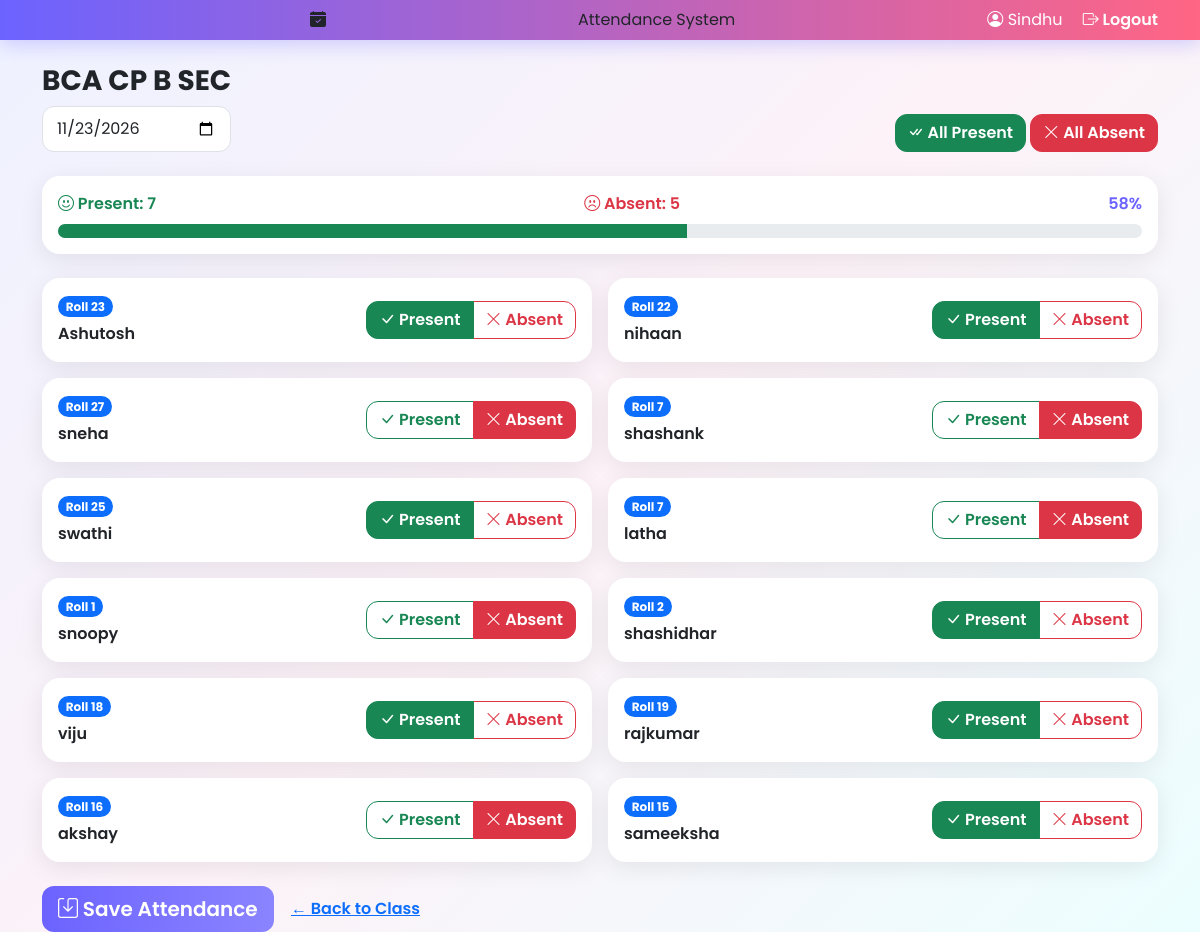
The app's page /class/1/attendance (signed in) with its own data.
### models/models.py (models this page shows)
class User(db.Model, UserMixin):
    id = db.Column(db.Integer, primary_key=True)
    name = db.Column(db.String(100), nullable=False)
    email = db.Column(db.String(100), unique=True, nullable=False)
    password_hash = db.Column(db.String(200), nullable=False)
    role = db.Column(db.String(20), nullable=False)  # 'teacher' or 'student'

class StudentClass(db.Model):
    id = db.Column(db.Integer, primary_key=True)
    class_name = db.Column(db.String(100), nullable=False)
    teacher_id = db.Column(db.Integer, db.ForeignKey('user.id'), nullable=False)

class Student(db.Model):
    id = db.Column(db.Integer, primary_key=True)
    user_id = db.Column(db.Integer, db.ForeignKey('user.id'), nullable=False)
    roll_number = db.Column(db.String(20), nullable=False)
    class_id = db.Column(db.Integer, db.ForeignKey('student_class.id'), nullable=False)
    student_user = db.relationship('User')

### routes/teacher_routes.py (the view, shortened to what this page needs)
@teacher.route('/class/<int:class_id>/attendance', methods=['GET', 'POST'])
@login_required
def mark_attendance(class_id):
    if current_user.role != 'teacher':
        return "Access denied. Teachers only.", 403
    class_obj = StudentClass.query.get_or_404(class_id)
    if class_obj.teacher_id != current_user.id:
        return "Access denied. Not your class.", 403
    selected_date_str = request.args.get('date') or request.form.get('date')
    if selected_date_str:
        selected_date = datetime.strptime(selected_date_str, '%Y-%m-%d').date()
    else:
        selected_date = date.today()
    students = Student.query.filter_by(class_id=class_id).all()
    existing_attendance = {}
    records = Attendance.query.filter_by(class_id=class_id, date=selected_date).all()
    for r in records:
        existing_attendance[r.student_id] = r.status
    return render_template(
        'mark_attendance.html',
        class_obj=class_obj,
        students=students,
        selected_date=selected_date,
        existing_attendance=existing_attendance
    )

### app.py (called while the page is built)
@login_manager.user_loader
def load_user(user_id):
    return User.query.get(int(user_id))

### templates/mark_attendance.html (shortened to what this page needs)
{% extends "base.html" %}
{% block content %}
<div class="d-flex justify-content-between align-items-end flex-wrap mb-4">
    <div>
        <h3 class="fw-bold mb-1">{{ class_obj.class_name }}</h3>
        <form method="GET" class="mt-2">
            <input type="date" name="date" value="{{ selected_date }}" class="form-control" style="max-width: 220px;" onchange="this.form.submit()">
        </form>
    </div>
    <div class="mt-3 mt-md-0">
        <button type="button" class="btn btn-success" onclick="markAll('present')"><i class="bi bi-check-all"></i> All Present</button>
        <button type="button" class="btn btn-danger" onclick="markAll('absent')"><i class="bi bi-x-lg"></i> All Absent</button>
    </div>
</div>
<div class="card p-3 mb-4">
    <div class="d-flex justify-content-between mb-2">
        <span class="fw-semibold text-success"><i class="bi bi-emoji-smile"></i> Present: <span id="presentCount">0</span></span>
        <span class="fw-semibold text-danger"><i class="bi bi-emoji-frown"></i> Absent: <span id="absentCount">0</span></span>
        <span class="fw-semibold" style="color: var(--primary);"><span id="percent">0</span>%</span>
    </div>
    <div class="progress" style="height: 14px; border-radius: 10px;">
        <div id="bar" class="progress-bar bg-success" style="width: 0%; transition: width 0.4s ease;"></div>
    </div>
</div>
<form method="POST">
    <div class="row g-3">
        {% for s in students %}
        <div class="col-md-6">
            <div class="card p-3 hover-lift">
                <div class="d-flex justify-content-between align-items-center">
                    <div>
                        <span class="badge rounded-pill text-bg-primary">Roll {{ s.roll_number }}</span>
                        <div class="fw-semibold mt-1">{{ s.student_user.name if s.student_user else 'Unknown' }}</div>
                    </div>
                    <div class="btn-group">
                        <label class="btn btn-outline-success" for="p{{ s.id }}"><i class="bi bi-check-lg"></i> Present</label>
                        <label class="btn btn-outline-danger" for="a{{ s.id }}"><i class="bi bi-x-lg"></i> Absent</label>
                    </div>
                </div>
            </div>
        </div>
        {% else %}
        <p class="text-muted">No students in this class yet.</p>
        {% endfor %}
    </div>
    <button type="submit" class="btn btn-primary btn-lg mt-4"><i class="bi bi-save"></i> Save Attendance</button>
    <a href="{{ url_for('teacher.view_class', class_id=class_obj.id) }}" class="btn btn-link mt-4">← Back to Class</a>
</form>
{% endblock %}

### templates/base.html (shortened to what this page needs)
<!DOCTYPE html>
<html lang="en">
<head>
    <link href="https://cdn.jsdelivr.net/npm/bootstrap@5.3.3/dist/css/bootstrap.min.css" rel="stylesheet">
    <link href="https://cdn.jsdelivr.net/npm/bootstrap-icons@1.11.3/font/bootstrap-icons.min.css" rel="stylesheet">
</head>
<body>
    <nav class="navbar navbar-expand-lg mb-4">
        <div class="container">
                <i class="bi bi-calendar-check-fill"></i> Attendance System
            {% if current_user.is_authenticated %}
            <div>
                <span class="text-white me-3"><i class="bi bi-person-circle"></i> {{ current_user.name }}</span>
                <a class="nav-link d-inline" href="{{ url_for('auth.logout') }}"><i class="bi bi-box-arrow-right"></i> Logout</a>
            </div>
            {% endif %}
        </div>
    </nav>
    <div class="container">
        {% block content %}{% endblock %}
    </div>
</body>
</html>

### templates/base.html (style rules this page uses)
:root { --primary: #6C63FF; --primary-dark: #4B45B2; --accent: #FF6584; --green: #20c997; --red: #ff5c7a; }
body { font-family: 'Poppins', sans-serif; background: linear-gradient(135deg, #eef2ff 0%, #fdf2f8 50%, #ecfeff 100%); background-attachment: fixed; min-height: 100vh; }
.navbar { background: linear-gradient(90deg, #6C63FF, #FF6584); box-shadow: 0 4px 20px rgba(108, 99, 255, 0.3); }
.navbar-brand, .nav-link { color: white !important; font-weight: 600; }
.btn { border-radius: 12px; font-weight: 600; transition: all 0.2s ease; }
.btn-primary { background: linear-gradient(90deg, #6C63FF, #8B84FF); border: none; }
.card { border: none; border-radius: 18px; box-shadow: 0 6px 24px rgba(0,0,0,0.08); animation: fadeUp 0.5s ease both; }
.hover-lift { transition: transform 0.25s ease, box-shadow 0.25s ease; }
.form-control, .form-select { border-radius: 12px; padding: 10px 14px; }

### records on screen
User: name "Sindhu"
StudentClass: class_name "BCA CP B SEC"
Student: roll_number "23", student_user "Ashutosh"
Student: roll_number "22", student_user "nihaan"
Student: roll_number "27", student_user "sneha"
Student: roll_number "7", student_user "shashank"
Student: roll_number "25", student_user "swathi"
Student: roll_number "7", student_user "latha"
Student: roll_number "1", student_user "snoopy"
Student: roll_number "2", student_user "shashidhar"
Student: roll_number "18", student_user "viju"
Student: roll_number "19", student_user "rajkumar"
Student: roll_number "16", student_user "akshay"
Student: roll_number "15", student_user "sameeksha"
